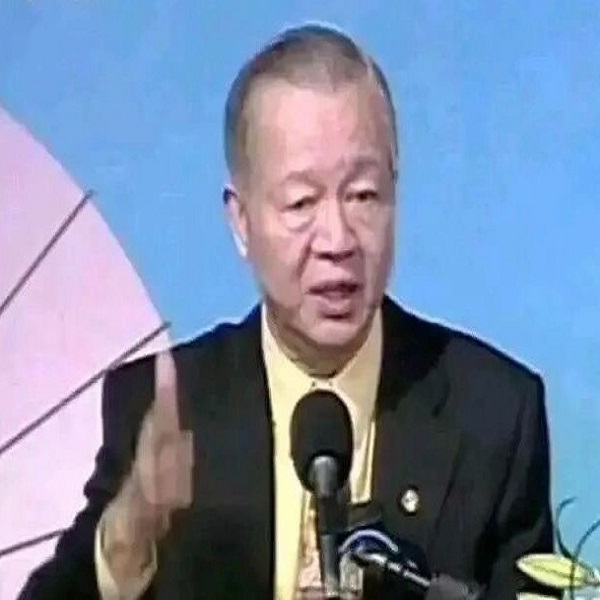
#> input picture 02-图像运算/01-加法运算/one.jpg, 600 x 600 px
$ python '02-图像的加权和.py'
#> lines starting #> are read from the running program, lines starting #| are printed output that depends on the picture
# coding: utf-8
# filename: 02-图像的加权和
# develop: sif
# date: 2022-09-27 16:57

# 读取两幅图像，进行加权和
import cv2
img_1 = cv2.imread('one.jpg', 1)
#> img_1 is the input picture: shape (600, 600, 3); mean B, G, R 164.6, 137.2, 121.4
img_2 = cv2.imread('two.jpg', 1)
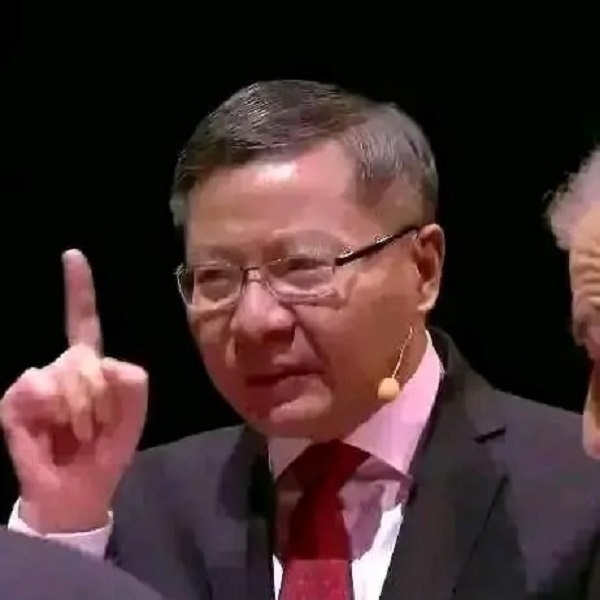
#> input picture 02-图像运算/01-加法运算/two.jpg, 600 x 600 px
#> img_2 is the input picture: shape (600, 600, 3); mean B, G, R 46.1, 45.6, 67.5
# 加权和
rst = cv2.addWeighted(img_1, 0.8, img_2, 0.2, 0)
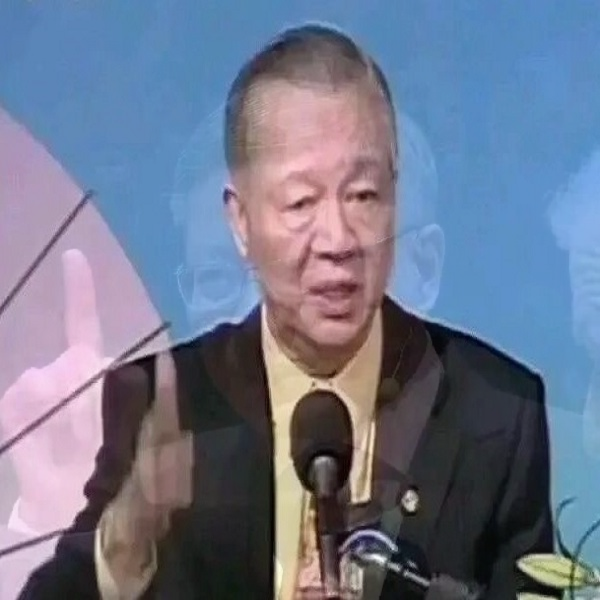
#> rst: shape (600, 600, 3); mean B, G, R 140.9, 118.9, 110.6
cv2.imshow('rst', rst)
cv2.waitKey()
cv2.destroyAllWindows()
